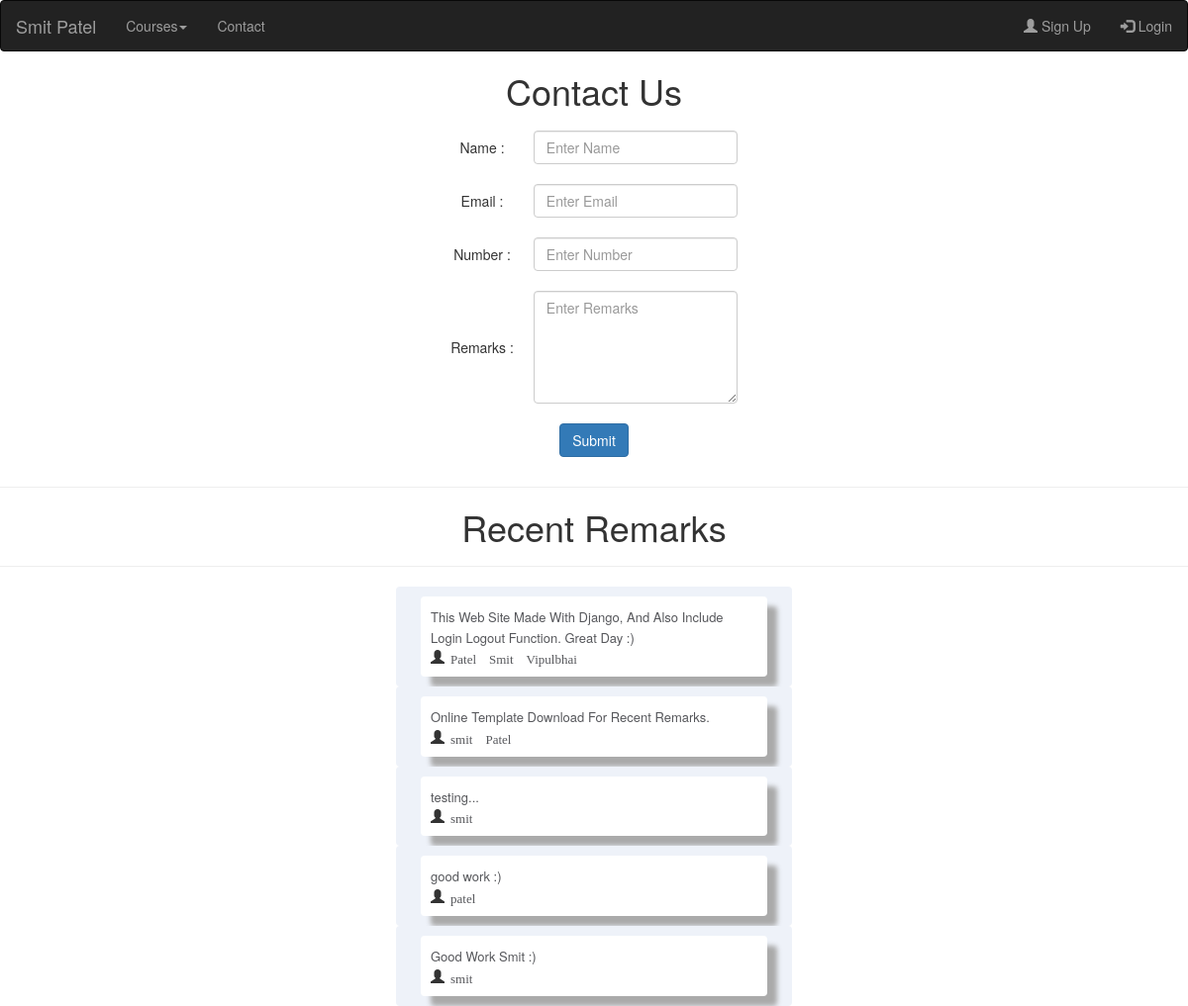
Page /contact/ on the committed database.
### myapp/models.py (models this page shows, shortened)
class Submit(models.Model):
	name=models.CharField(max_length=50)
	email=models.CharField(max_length=50)
	number=models.IntegerField()
	remarks=models.TextField()

### myapp/views.py (the view)
# urls.py: path("contact/", views.contact, name="contact"),
def contact(request):
	if request.method=="POST":
		Submit.objects.create(
				name=request.POST["name"],
				email=request.POST["email"],
				number=request.POST["number"],
				remarks=request.POST["remarks"]
			)
		contact = Submit.objects.all().order_by('-id')[:5]
		msg="Data Insertion Sucessfully."
		return render(request, "contact.html", {"msg" : msg , "contact" : contact})
	else:
		contact = Submit.objects.all().order_by('-id')[:5]
		return render(request, "contact.html", {"contact" : contact})

### myapp/templates/contact.html (shortened to what this page needs)
{% extends "header.html" %}
{% block content %}
<!DOCTYPE html>
<html>
<head>
</head>
<body>
	<center>
		<form name="form" method="POST" align="center" action="{% url 'contact' %}">
			<table align="center">
				<h1>Contact Us</h1>
				<tr>
					<td>Name :</td>
					<td><input type="text" name="name" class="form-control" placeholder="Enter Name" required=""></td>
				</tr>
				<tr>
					<td>Email :</td>
					<td><input type="text" name="email" class="form-control" placeholder="Enter Email" required=""></td>
				</tr>
				<tr>
					<td>Number :</td>
					<td><input type="text" name="number" class="form-control" placeholder="Enter Number" required=""></td>
				</tr>
				<tr>
					<td>Remarks :</td>
					<td><textarea rows="5" cols="22" name="remarks" class="form-control" placeholder="Enter Remarks" required=""></textarea></td>
				</tr>
				<tr>
					<td colspan="2" ><input type="submit" name="Submit" class="btn btn-primary"></td>
				</tr>
			</table>
		</form>
	<hr><h1> Recent Remarks</h1><hr>
	</center>
	{% for i in contact %}
		<div class="container justify-content-center mt-5 border-left border-right">
			<div class="d-flex justify-content-center py-2" style="padding: 10px;">
		        <div class="second py-2 px-2" style="padding: 10px"> <span class="text1">{{i.remarks}}</span>
		            <div class="d-flex justify-content-between py-1 pt-2">
		                <div class="glyphicon glyphicon-user"><span class="text2">{{i.name}}</span></div>
		            </div>
		        </div>
		    </div>
		</div>
	{% endfor %}
</body>
</html>
{% endblock %}

### myapp/templates/header.html (shortened to what this page needs)
<!DOCTYPE html>
<html>
<head>
  <link rel="stylesheet" href="https://maxcdn.bootstrapcdn.com/bootstrap/3.4.1/css/bootstrap.min.css">
</head>
<body>
	<nav class="navbar navbar-inverse">
  	<div class="container-fluid">
    <div class="navbar-header">
      <a class="navbar-brand" href="/">Smit Patel</a>
    </div>
    <ul class="nav navbar-nav">
      <li class="dropdown"><a class="dropdown-toggle" data-toggle="dropdown" href="#">Courses<span class="caret"></span></a>
      </li>
      <li><a href="{% url 'contact' %}">Contact</a></li>
    </ul>
    <ul class="nav navbar-nav navbar-right">
      {% if request.session.email %}
        <li><a href="{% url 'change_password' %}"><span class="glyphicon glyphicon-edit"></span>Change Password</a></li>
        <li>
          <a href="{% url 'profile' %}"><span class="glyphicon glyphicon-user"></span>Profile</a>
        </li>
        <li><a href="{% url 'logout' %}"><span class="glyphicon glyphicon-log-out"></span>Log Out ({{request.session.fname}})</a></li>
        <li><img src="{{request.session.image}}" height="50px" width="50px" class="dropdown-toggle" data-toggle="dropdown">
            <ul class="dropdown-menu" style="text-align: center;">
              <li>{{request.session.fname}}</li><hr style="margin: 5px;">
              <li>{{request.session.email}}</li><hr style="margin: 5px;">
              <li><a href="{% url 'logout' %}"><input type="button" name="btn" value="Log Out" class="btn btn-primary"></a></li>
            </ul>
        </li>
      {% else %}
        <li><a href="{% url 'signup' %}" ><span class="glyphicon glyphicon-user"></span> Sign Up</a></li>
        <li><a href="{% url 'login' %}"><span class="glyphicon glyphicon-log-in"></span> Login</a></li>
      {% endif %}
    </ul>
  	</div>
  </nav>
  {% block content %}
  {% endblock %}
</body>
</html>

### myapp/templates/header.html (style rules this page uses)
tr,td { padding: 10px; }

### myapp/templates/contact.html (style rules this page uses)
tr,td { padding: 10px; }
.container { background-color: #eef2f9; width: 400px; border-radius: 4px; }
.second { width: 350px; background-color: white; border-radius: 4px; box-shadow: 10px 10px 5px #aaaaaa }
.text1 { font-size: 13px; font-weight: 500; color: #56575b }
.text2 { font-size: 13px; font-weight: 500; margin-left: 6px; color: #56575b }

### rows in the picture
Submit: remarks "This Web Site Made With Django, And Also Include Login Logout Function. Great Day :)", name "Patel Smit Vipulbhai"
Submit: remarks "Online Template Download For Recent Remarks.", name "smit Patel"
Submit: remarks "testing...", name "smit"
Submit: remarks "good work :)", name "patel"
Submit: remarks "Good Work Smit :)", name "smit"
